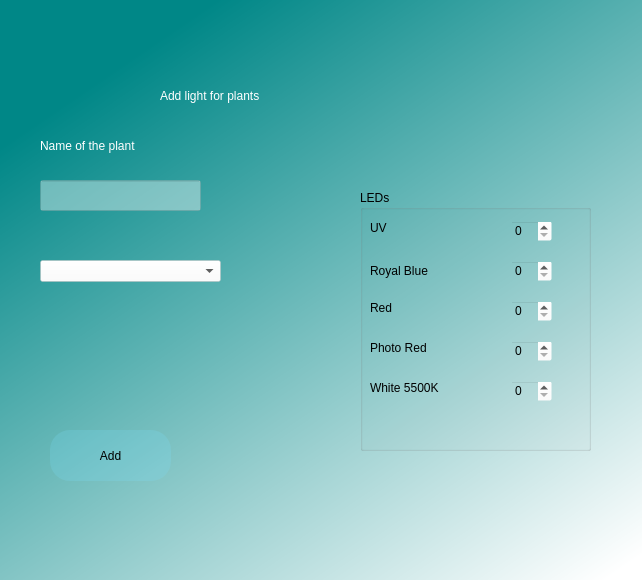
<?xml version="1.0" encoding="UTF-8"?>
<ui version="4.0">
 <class>bgwidget</class>
 <widget class="QDialog" name="bgwidget">
  <property name="geometry">
   <rect>
    <x>0</x>
    <y>0</y>
    <width>642</width>
    <height>580</height>
   </rect>
  </property>
  <property name="windowTitle">
   <string>Dialog</string>
  </property>
  <property name="styleSheet">
   <string notr="true">QWidget#bgwidget{
background-color: qlineargradient(spread:pad, x1:0.239, y1:0.0735455, x2:0.940761, y2:1, stop:0 rgba(0, 135, 135, 255), stop:1 rgba(255, 255, 255, 255));}</string>
  </property>
  <widget class="QLabel" name="label_2">
   <property name="geometry">
    <rect>
     <x>160</x>
     <y>40</y>
     <width>391</width>
     <height>111</height>
    </rect>
   </property>
   <property name="styleSheet">
    <string notr="true">font: 24pt &quot;MS Shell Dlg 2&quot;;
color: rgb(255, 255, 255);</string>
   </property>
   <property name="text">
    <string>Add light for plants</string>
   </property>
  </widget>
  <widget class="QLineEdit" name="name_plant">
   <property name="geometry">
    <rect>
     <x>40</x>
     <y>180</y>
     <width>161</width>
     <height>31</height>
    </rect>
   </property>
   <property name="styleSheet">
    <string notr="true">background-color: rgba(255, 255, 255, 100);</string>
   </property>
  </widget>
  <widget class="QLabel" name="label">
   <property name="geometry">
    <rect>
     <x>40</x>
     <y>135</y>
     <width>151</width>
     <height>21</height>
    </rect>
   </property>
   <property name="styleSheet">
    <string notr="true">font: 10pt &quot;MS Shell Dlg 2&quot;;
color: rgb(255, 255, 255);</string>
   </property>
   <property name="text">
    <string>Name of the plant</string>
   </property>
  </widget>
  <widget class="QGroupBox" name="groupBox">
   <property name="geometry">
    <rect>
     <x>360</x>
     <y>190</y>
     <width>231</width>
     <height>261</height>
    </rect>
   </property>
   <property name="title">
    <string>LEDs</string>
   </property>
   <widget class="QSpinBox" name="uv_spin">
    <property name="geometry">
     <rect>
      <x>150</x>
      <y>30</y>
      <width>42</width>
      <height>22</height>
     </rect>
    </property>
    <property name="styleSheet">
     <string notr="true">background-color: rgba(255, 255, 255, 0);</string>
    </property>
    <property name="maximum">
     <number>100</number>
    </property>
   </widget>
   <widget class="QLabel" name="label_3">
    <property name="geometry">
     <rect>
      <x>10</x>
      <y>30</y>
      <width>55</width>
      <height>16</height>
     </rect>
    </property>
    <property name="styleSheet">
     <string notr="true">font: 12pt &quot;MS Shell Dlg 2&quot;;</string>
    </property>
    <property name="text">
     <string>UV</string>
    </property>
   </widget>
   <widget class="QLabel" name="label_4">
    <property name="geometry">
     <rect>
      <x>10</x>
      <y>60</y>
      <width>101</width>
      <height>41</height>
     </rect>
    </property>
    <property name="styleSheet">
     <string notr="true">font: 12pt &quot;MS Shell Dlg 2&quot;;</string>
    </property>
    <property name="text">
     <string>Royal Blue</string>
    </property>
   </widget>
   <widget class="QLabel" name="label_5">
    <property name="geometry">
     <rect>
      <x>10</x>
      <y>110</y>
      <width>55</width>
      <height>16</height>
     </rect>
    </property>
    <property name="styleSheet">
     <string notr="true">font: 12pt &quot;MS Shell Dlg 2&quot;;</string>
    </property>
    <property name="text">
     <string>Red</string>
    </property>
   </widget>
   <widget class="QLabel" name="label_6">
    <property name="geometry">
     <rect>
      <x>10</x>
      <y>150</y>
      <width>111</width>
      <height>16</height>
     </rect>
    </property>
    <property name="styleSheet">
     <string notr="true">font: 12pt &quot;MS Shell Dlg 2&quot;;</string>
    </property>
    <property name="text">
     <string>Photo Red</string>
    </property>
   </widget>
   <widget class="QLabel" name="label_7">
    <property name="geometry">
     <rect>
      <x>10</x>
      <y>190</y>
      <width>121</width>
      <height>16</height>
     </rect>
    </property>
    <property name="styleSheet">
     <string notr="true">font: 12pt &quot;MS Shell Dlg 2&quot;;</string>
    </property>
    <property name="text">
     <string>White 5500K</string>
    </property>
   </widget>
   <widget class="QSpinBox" name="royal_spin">
    <property name="geometry">
     <rect>
      <x>150</x>
      <y>70</y>
      <width>42</width>
      <height>22</height>
     </rect>
    </property>
    <property name="styleSheet">
     <string notr="true">background-color: rgba(255, 255, 255, 0);</string>
    </property>
    <property name="maximum">
     <number>100</number>
    </property>
   </widget>
   <widget class="QSpinBox" name="red_spin">
    <property name="geometry">
     <rect>
      <x>150</x>
      <y>110</y>
      <width>42</width>
      <height>22</height>
     </rect>
    </property>
    <property name="styleSheet">
     <string notr="true">background-color: rgba(255, 255, 255, 0);</string>
    </property>
    <property name="maximum">
     <number>100</number>
    </property>
   </widget>
   <widget class="QSpinBox" name="photo_spin">
    <property name="geometry">
     <rect>
      <x>150</x>
      <y>150</y>
      <width>42</width>
      <height>22</height>
     </rect>
    </property>
    <property name="styleSheet">
     <string notr="true">background-color: rgba(255, 255, 255, 0);</string>
    </property>
    <property name="maximum">
     <number>100</number>
    </property>
   </widget>
   <widget class="QSpinBox" name="white_spin">
    <property name="geometry">
     <rect>
      <x>150</x>
      <y>190</y>
      <width>42</width>
      <height>22</height>
     </rect>
    </property>
    <property name="styleSheet">
     <string notr="true">background-color: rgba(255, 255, 255, 0);</string>
    </property>
    <property name="maximum">
     <number>100</number>
    </property>
   </widget>
  </widget>
  <widget class="QComboBox" name="stage_box">
   <property name="geometry">
    <rect>
     <x>40</x>
     <y>260</y>
     <width>181</width>
     <height>22</height>
    </rect>
   </property>
   <property name="styleSheet">
    <string notr="true">background-color: rgba(255, 255, 255, 100);</string>
   </property>
  </widget>
  <widget class="QPushButton" name="add_b">
   <property name="geometry">
    <rect>
     <x>50</x>
     <y>430</y>
     <width>121</width>
     <height>51</height>
    </rect>
   </property>
   <property name="styleSheet">
    <string notr="true">border-radius:20px;
font: 14pt &quot;MS Shell Dlg 2&quot;;
background-color: rgba(120, 224, 255, 50);</string>
   </property>
   <property name="text">
    <string>Add</string>
   </property>
  </widget>
 </widget>
 <resources/>
 <connections/>
</ui>
